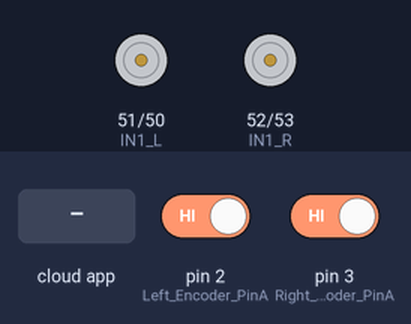
The sketch below on a simulated Arduino Mega 2560, built with avr-gcc and run on an emulated ATmega2560. Parts: motor-driver pin pairs drawn as motors (green arrow = first pin HIGH = forward, orange = second pin HIGH = backward, longer = more drive, scaled by the enable pin). The test bench sets the inputs (shaded band); at power-on: pin 2 (Left_Encoder_PinA) HIGH, pin 3 (Right_Encoder_PinA) HIGH. The ROS host is connected and sends only what is stated.

Above: at 1.2 s.
1.3 s: the phone or cloud app sets linear.x to -100
At 2.2 s:
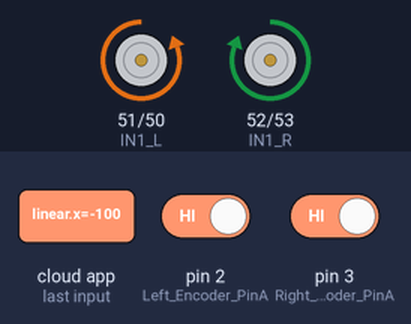
2.8 s: the phone or cloud app sets linear.x to 100
At 3.3 s:
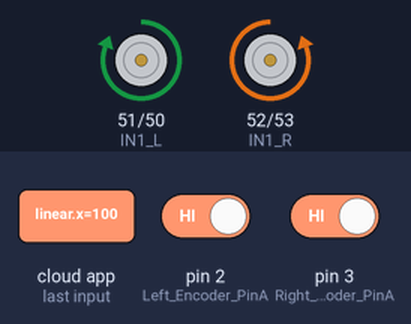
4.3 s: the phone or cloud app sets linear.x to 0
At 5.5 s:
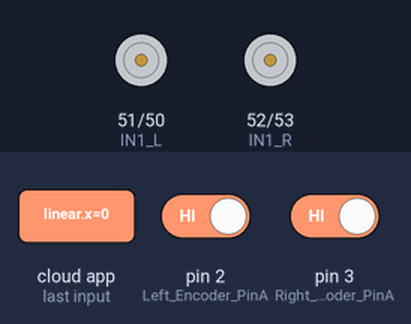
5.8 s: the phone or cloud app sets angular.z to -100
At 6.8 s:
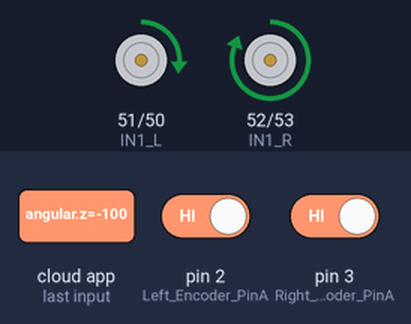
7.3 s: the phone or cloud app sets angular.z to 100
At 8.0 s:
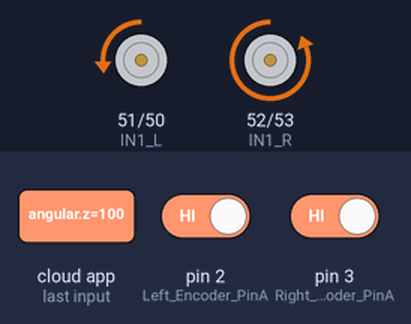
8.8 s: the phone or cloud app sets linear.x to -100
At 9.1 s:
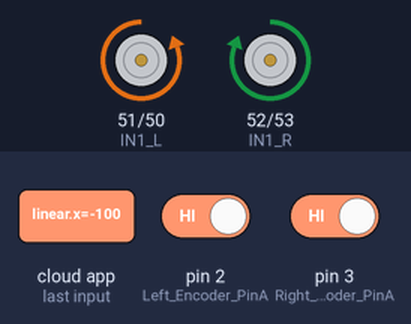
Timing chart, 0 to 11.3 s (numbered marks = the images above; inputs shaded):
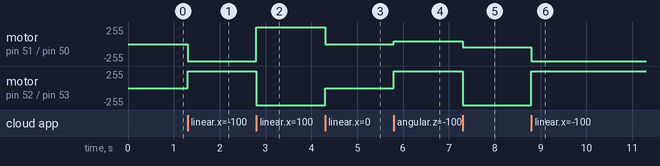

Measured:
- after the input at 1.3 s, motor on pin 51 (IN1_L) / pin 50 (IN2_L): stopped → backward 255/255 at once; motor on pin 52 (IN1_R) / pin 53 (IN2_R): stopped → forward 255/255 at once
- after the input at 2.8 s, motor on pin 51 (IN1_L) / pin 50 (IN2_L): backward 255/255 → forward 255/255 at once; motor on pin 52 (IN1_R) / pin 53 (IN2_R): forward 255/255 → backward 255/255 at once
- after the input at 4.3 s, motor on pin 51 (IN1_L) / pin 50 (IN2_L): forward 255/255 → stopped at once; motor on pin 52 (IN1_R) / pin 53 (IN2_R): backward 255/255 → stopped at once
- after the input at 5.8 s, motor on pin 51 (IN1_L) / pin 50 (IN2_L): stopped → forward 45/255 at once; motor on pin 52 (IN1_R) / pin 53 (IN2_R): stopped → forward 255/255 at once
- after the input at 7.3 s, motor on pin 51 (IN1_L) / pin 50 (IN2_L): forward 45/255 → backward 45/255 at once; motor on pin 52 (IN1_R) / pin 53 (IN2_R): forward 255/255 → backward 255/255 at once
- after the input at 8.8 s, motor on pin 51 (IN1_L) / pin 50 (IN2_L): backward 45/255 → backward 255/255 at once; motor on pin 52 (IN1_R) / pin 53 (IN2_R): backward 255/255 → forward 255/255 at once

The sketch:

rospibot_motor_twist_pwm_encoder_test_v1.ino
```cpp
/*

# stop
rostopic pub /cmd_vel geometry_msgs/Twist '{linear: {x: 0.0, y: 0.0, z: 0.0}, angular: {x: 0.0, y: 0.0,z: 0.0}}' --once

# go front slow
rostopic pub /cmd_vel geometry_msgs/Twist '{linear: {x: 0.1, y: 0.0, z: 0.0}, angular: {x: 0.0, y: 0.0,z: 0.0}}' --once


*/

#define SERIAL2_DEBUG

#include <PinChangeInterrupt.h>

#include <ArduinoHardware.h>
#include <ros.h>
#include <geometry_msgs/Twist.h>
#include <std_msgs/Int32.h>

// motor bridge-h config
#define EN_L 6
#define IN1_L 51
#define IN2_L 50

#define EN_R 7
#define IN1_R 52
#define IN2_R 53

// Encoder pins definition
// Left encoder
#define Left_Encoder_PinA 2
#define Left_Encoder_PinB 22
volatile long Left_Encoder_Ticks = 0;
volatile bool LeftEncoderBSet;

//Right Encoder
#define Right_Encoder_PinA 3
#define Right_Encoder_PinB 23
volatile long Right_Encoder_Ticks = 0;
volatile bool RightEncoderBSet;

// kinematics config
// wheel_rad is the wheel radius
// wheel_sep is
// units are m, m/s, radian/s
double w_r=0, w_l=0;
double wheel_rad = 0.0325, wheel_sep = 0.295;
double speed_ang=0, speed_lin=0;

// looptime control
unsigned long loopTimeLast;
unsigned long looptime;

ros::NodeHandle nh;

std_msgs::Int32 int_encoder_msg1;
ros::Publisher encoder_data1("encl", &int_encoder_msg1);

std_msgs::Int32 int_encoder_msg2;
ros::Publisher encoder_data2("encr", &int_encoder_msg2);

void messageCb( const geometry_msgs::Twist& msg){
  speed_ang = msg.angular.z;
  speed_lin = msg.linear.x;
  w_r = (speed_lin/wheel_rad) + ((speed_ang*wheel_sep)/(2.0*wheel_rad));
  w_l = (speed_lin/wheel_rad) - ((speed_ang*wheel_sep)/(2.0*wheel_rad));
}

ros::Subscriber<geometry_msgs::Twist> sub("cmd_vel", &messageCb );
void Motors_init();
void MotorL(int Pulse_Width1);
void MotorR(int Pulse_Width2);

void setup(){
  #ifdef SERIAL2_DEBUG
    Serial2.begin(115200);
    Serial2.println("rospibot start!");
  #endif
  Motors_init();
  SetupEncoders();
  nh.initNode();
  nh.subscribe(sub);
  nh.advertise(encoder_data1);
  nh.advertise(encoder_data2);
  // control
  loopTimeLast = millis();
}


void loop(){
  MotorL(w_l*10);
  MotorR(w_r*10);
  Update_Encoders();

  nh.spinOnce();

  #ifdef SERIAL2_DEBUG
    looptime = millis();
    /*
    Serial2.print(w_l); Serial2.print("\t");
    Serial2.print(w_r); Serial2.print("\t");
    Serial2.print(w_l*10); Serial2.print("\t");
    Serial2.print(w_r*10); Serial2.print("\t");
    */
    Serial2.print(Left_Encoder_Ticks); Serial2.print("\t");
    Serial2.print(Right_Encoder_Ticks); Serial2.print("\t");

    Serial2.println(looptime - loopTimeLast);
    loopTimeLast = looptime;
  #endif
}


void Motors_init(){
  pinMode(EN_L, OUTPUT);
  pinMode(EN_R, OUTPUT);
  pinMode(IN1_L, OUTPUT);
  pinMode(IN2_L, OUTPUT);
  pinMode(IN1_R, OUTPUT);
  pinMode(IN2_R, OUTPUT);
  digitalWrite(EN_L, LOW);
  digitalWrite(EN_R, LOW);
  digitalWrite(IN1_L, LOW);
  digitalWrite(IN2_L, LOW);
  digitalWrite(IN1_R, LOW);
  digitalWrite(IN2_R, LOW);
}

void SetupEncoders() {
  // Quadrature encoders
  // Left encoder
  pinMode(Left_Encoder_PinA, INPUT);      // sets pin A as input
  pinMode(Left_Encoder_PinB, INPUT);      // sets pin B as input
  //Attaching interrupt in Left_Enc_PinA.
  attachInterrupt(digitalPinToInterrupt(Left_Encoder_PinA), do_Left_Encoder, RISING);

  // Right encoder
  pinMode(Right_Encoder_PinA, INPUT);      // sets pin A as input
  pinMode(Right_Encoder_PinB, INPUT);      // sets pin B as input
  //Attaching interrupt in Right_Enc_PinA.
  attachInterrupt(digitalPinToInterrupt(Right_Encoder_PinA), do_Right_Encoder, RISING);
}

//Update both encoder value through serial port
void Update_Encoders() {
  int_encoder_msg1.data = Left_Encoder_Ticks;
  encoder_data1.publish(&int_encoder_msg1);

  int_encoder_msg2.data = Right_Encoder_Ticks;
  encoder_data2.publish(&int_encoder_msg2);
}

//do_Left_Encoder() Definitions
void do_Left_Encoder() {
   // Test transition; since the interrupt will only fire on 'rising' we don't need to read pin A
  LeftEncoderBSet = digitalRead(Left_Encoder_PinB);   // read the input pin
  Left_Encoder_Ticks -= LeftEncoderBSet ? -1 : +1;
}
//////////////////////////////////////////////////////////////////////////////////////////////////////////////////////////////////////////////////////////////////////////////////////
//do_Right_Encoder() Definitions

void do_Right_Encoder() {
  RightEncoderBSet = digitalRead(Right_Encoder_PinB);   // read the input pin
  Right_Encoder_Ticks += RightEncoderBSet ? -1 : +1;
}

void MotorL(int Pulse_Width1){
  if (Pulse_Width1 > 0){
    analogWrite(EN_L, Pulse_Width1);
    digitalWrite(IN1_L, HIGH);
    digitalWrite(IN2_L, LOW);
  }

  if (Pulse_Width1 < 0){
    Pulse_Width1=abs(Pulse_Width1);
    analogWrite(EN_L, Pulse_Width1);
    digitalWrite(IN1_L, LOW);
    digitalWrite(IN2_L, HIGH);
  }

  if (Pulse_Width1 == 0){
    analogWrite(EN_L, Pulse_Width1);
    digitalWrite(IN1_L, LOW);
    digitalWrite(IN2_L, LOW);
  }
}

void MotorR(int Pulse_Width2){
  if (Pulse_Width2 > 0){
    analogWrite(EN_R, Pulse_Width2);
    digitalWrite(IN1_R, LOW);
    digitalWrite(IN2_R, HIGH);
  }

  if (Pulse_Width2 < 0){
    Pulse_Width2=abs(Pulse_Width2);
    analogWrite(EN_R, Pulse_Width2);
    digitalWrite(IN1_R, HIGH);
    digitalWrite(IN2_R, LOW);
  }

  if (Pulse_Width2 == 0){
    analogWrite(EN_R, Pulse_Width2);
    digitalWrite(IN1_R, LOW);
    digitalWrite(IN2_R, LOW);
  }

}
```
